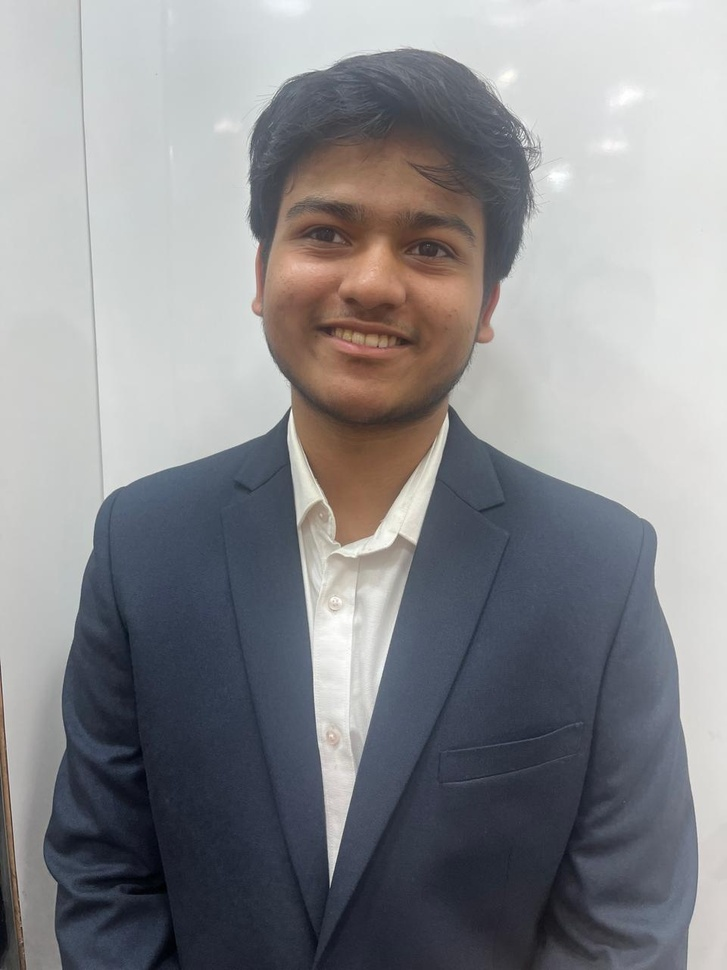
#> input picture t-photos/Arham.jpg, 727 x 970 px, shrunk from 960 x 1280 before the run, given in place of the camera
$ python lab-calibration.py
#> lines starting #> are read from the running program, lines starting #| are printed output that depends on the picture
#> further down, frame is the input picture: shape (970, 727, 3); mean B, G, R 141.2, 137.6, 137.3
import cv2
import numpy as np

BRIGHTNESS = 0
CONTRAST = 3.0
GAMMA = 0.7

ADJUST = True

def adjust_frame_with_clahe(frame):
    adjusted = cv2.convertScaleAbs(frame, alpha=CONTRAST, beta=BRIGHTNESS)

    inv_gamma = 1.0 / GAMMA
    table = np.array([(i / 255.0) ** inv_gamma * 255 for i in np.arange(256)]).astype("uint8")
    adjusted = cv2.LUT(adjusted, table)
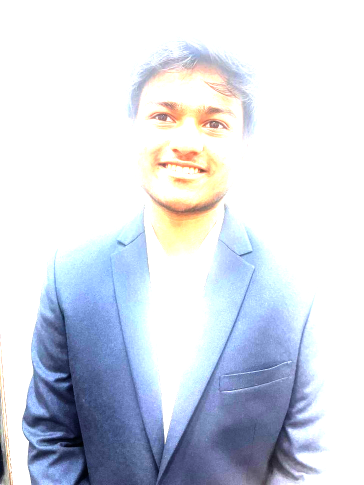
#> adjusted: shape (970, 727, 3) (shown at 1/2 size); mean B, G, R 230.4, 219.5, 213.3

    lab = cv2.cvtColor(adjusted, cv2.COLOR_BGR2LAB)
#> lab: shape (970, 727, 3); mean of channels 0, 1, 2 221.6, 128.9, 121.6
    l, a, b = cv2.split(lab)
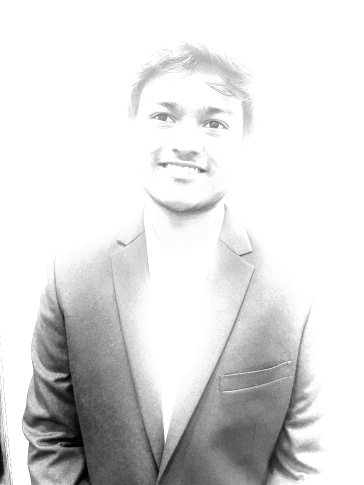
#> l: shape (970, 727) (shown at 1/2 size); min 0, max 255, mean 221.6
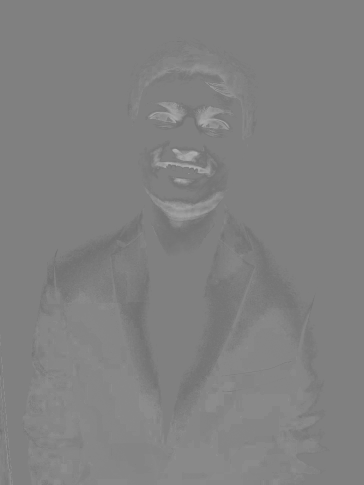
#> a: shape (970, 727) (shown at 1/2 size); min 108, max 186, mean 128.9
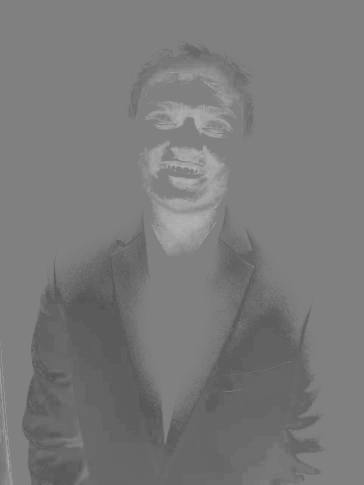
#> b: shape (970, 727) (shown at 1/2 size); min 79, max 183, mean 121.6

    clahe = cv2.createCLAHE(clipLimit=2.0, tileGridSize=(8, 8))
    l_clahe = clahe.apply(l)
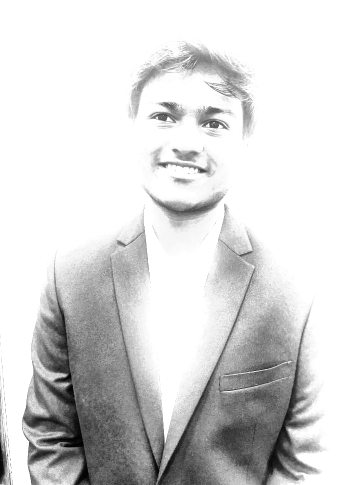
#> l_clahe: shape (970, 727) (shown at 1/2 size); min 1, max 255, mean 216.9

    lab_clahe = cv2.merge((l_clahe, a, b))
#> lab_clahe: shape (970, 727, 3); mean of channels 0, 1, 2 216.9, 128.9, 121.6
    final_bgr = cv2.cvtColor(lab_clahe, cv2.COLOR_LAB2BGR)
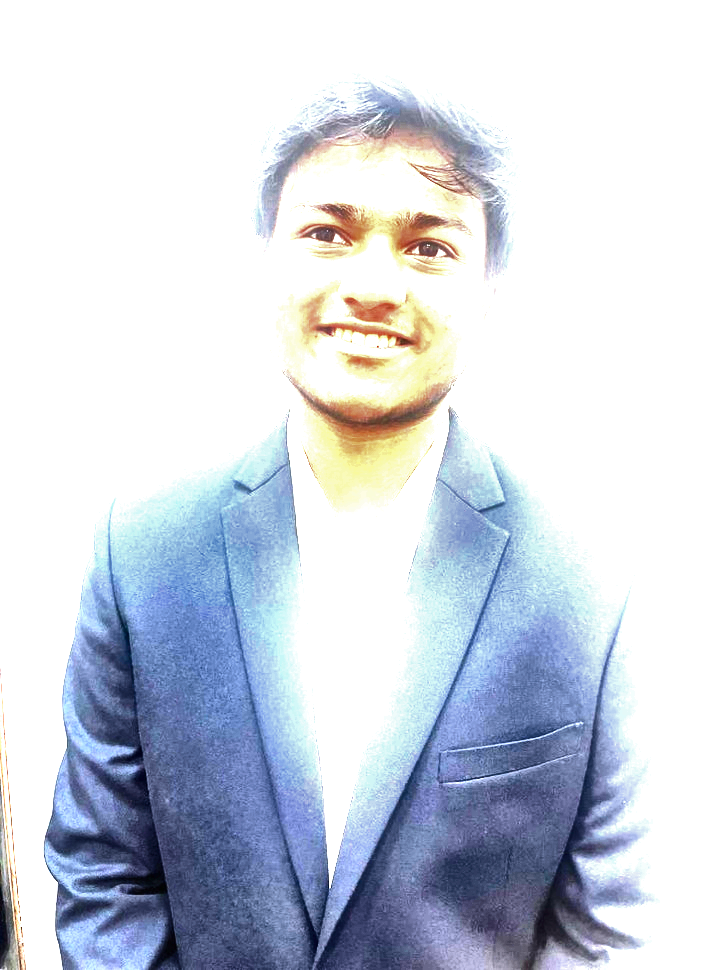
#> final_bgr: shape (970, 727, 3); mean B, G, R 225.2, 214.6, 208.3

    return final_bgr

cv2.namedWindow("Mask")
cv2.namedWindow("Controls")

cv2.createTrackbar("L Lower", "Controls", 0, 255, lambda x: None)
cv2.createTrackbar("A Lower", "Controls", 0, 255, lambda x: None)
cv2.createTrackbar("B Lower", "Controls", 0, 255, lambda x: None)
cv2.createTrackbar("L Upper", "Controls", 255, 255, lambda x: None)
cv2.createTrackbar("A Upper", "Controls", 255, 255, lambda x: None)
cv2.createTrackbar("B Upper", "Controls", 255, 255, lambda x: None)

cap = cv2.VideoCapture(1)

while True:
    ret, frame = cap.read()
    if not ret:
        break

    if ADJUST:
        adjusted_frame = adjust_frame_with_clahe(frame)
    else:
        adjusted_frame = frame

    lab_frame = cv2.cvtColor(adjusted_frame, cv2.COLOR_BGR2LAB)
#> lab_frame: shape (970, 727, 3); mean of channels 0, 1, 2 216.9, 128.9, 121.6

    l_lower = cv2.getTrackbarPos("L Lower", "Controls")
    a_lower = cv2.getTrackbarPos("A Lower", "Controls")
    b_lower = cv2.getTrackbarPos("B Lower", "Controls")
    l_upper = cv2.getTrackbarPos("L Upper", "Controls")
    a_upper = cv2.getTrackbarPos("A Upper", "Controls")
    b_upper = cv2.getTrackbarPos("B Upper", "Controls")

    lower_bound = np.array([l_lower, a_lower, b_lower], dtype=np.uint8)
    upper_bound = np.array([l_upper, a_upper, b_upper], dtype=np.uint8)

    mask = cv2.inRange(lab_frame, lower_bound, upper_bound)
#> mask: shape (970, 727); every value is 255
    result = cv2.bitwise_and(adjusted_frame, adjusted_frame, mask=mask)

    cv2.imshow("Mask", result)
    cv2.imshow("Original", adjusted_frame)

    if cv2.waitKey(1) & 0xFF == 27:
#> (key Esc is pressed here)
        break

cap.release()
cv2.destroyAllWindows()

$ run again, on t-photos/Atharv.JPG
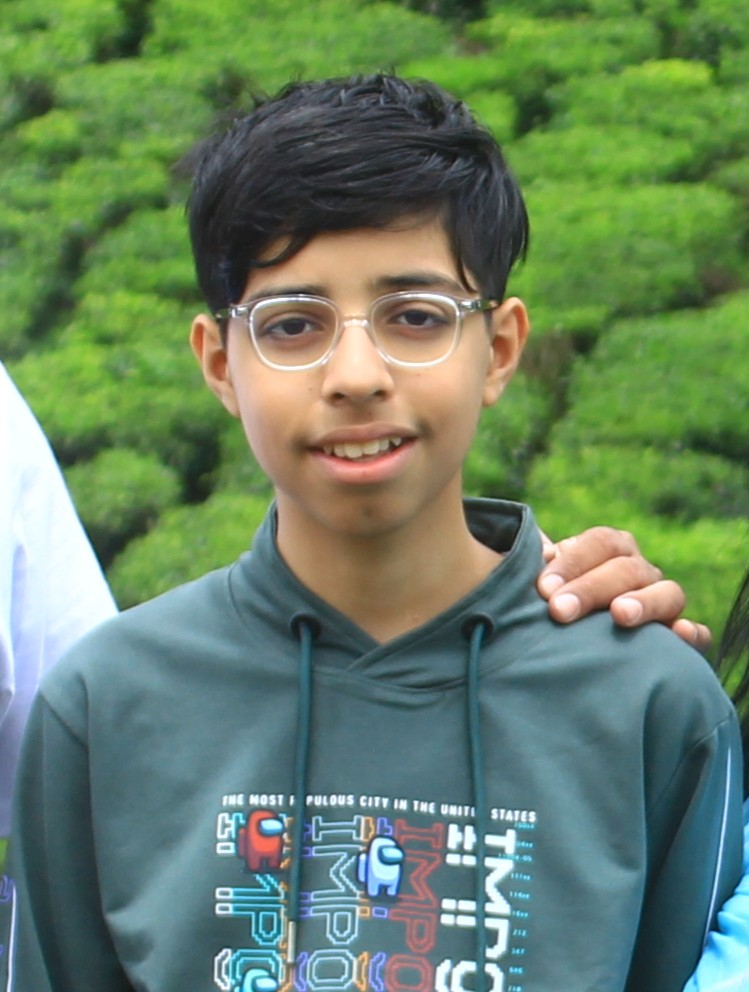
#> input picture t-photos/Atharv.JPG, 749 x 992 px, given in place of the camera
#> frame is the input picture: shape (992, 749, 3); mean B, G, R 100.1, 129.9, 104.4
#> lab: shape (992, 749, 3); mean of channels 0, 1, 2 235.5, 117, 142.5
#> in adjust_frame_with_clahe, `l_clahe = clahe.apply(l)`:
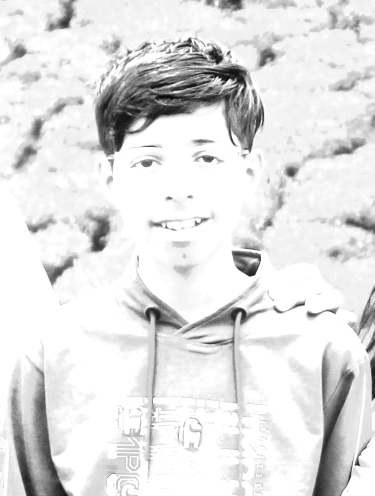
#> l_clahe: shape (992, 749) (shown at 1/2 size); min 9, max 255, mean 225.8
#> lab_clahe: shape (992, 749, 3); mean of channels 0, 1, 2 225.8, 117, 142.5
#> in adjust_frame_with_clahe, `final_bgr = cv2.cvtColor(lab_clahe, cv2.COLOR_LAB2BGR)`:
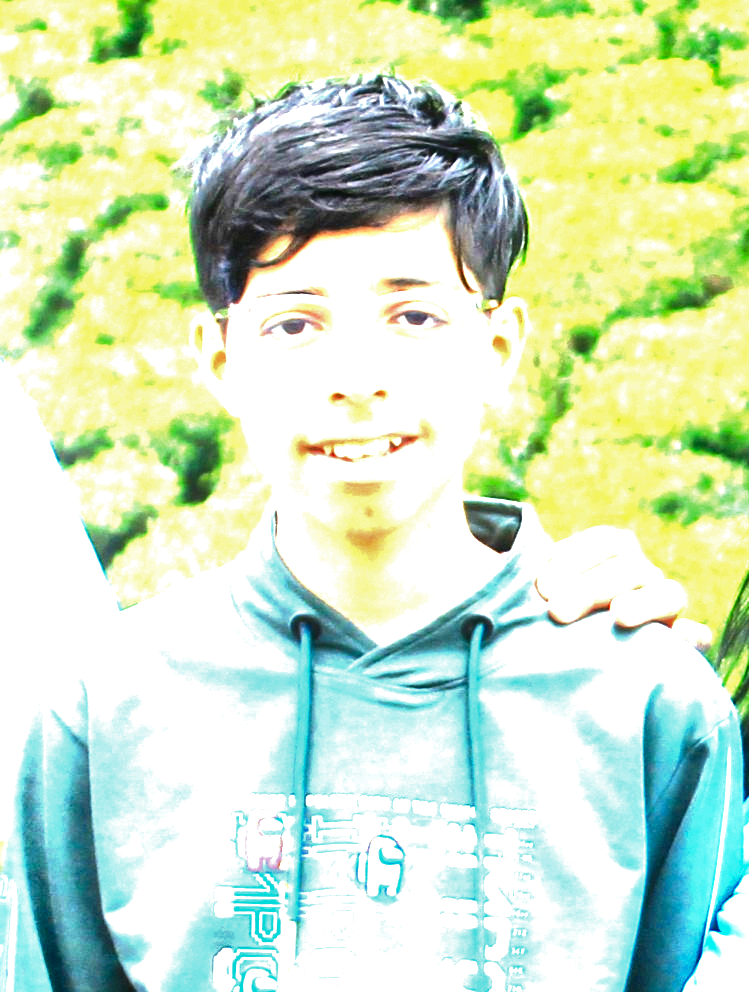
#> final_bgr: shape (992, 749, 3); mean B, G, R 194.1, 228.7, 207.6
#> lab_frame: shape (992, 749, 3); mean of channels 0, 1, 2 225.9, 117, 142.5
#> mask: shape (992, 749); every value is 255

$ run again, on t-photos/TeamPhoto.jpg
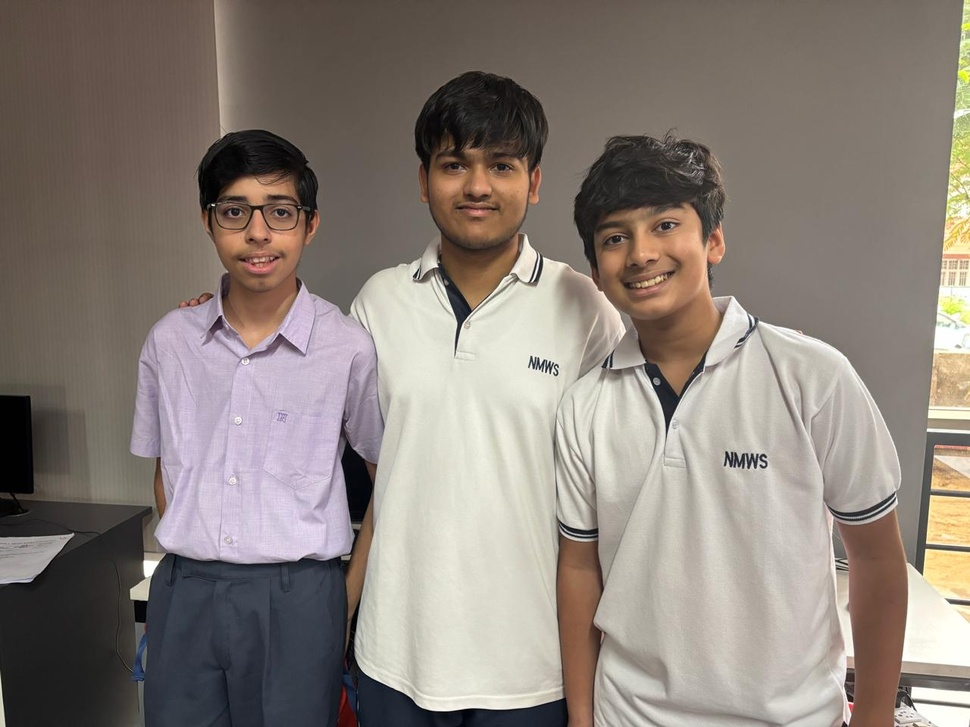
#> input picture t-photos/TeamPhoto.jpg, 970 x 727 px, shrunk from 1280 x 960 before the run, given in place of the camera
#> frame is the input picture: shape (727, 970, 3); mean B, G, R 121.5, 129, 138.6
#> lab: shape (727, 970, 3); mean of channels 0, 1, 2 229.1, 128.6, 131
#> in adjust_frame_with_clahe, `l, a, b = cv2.split(lab)`:
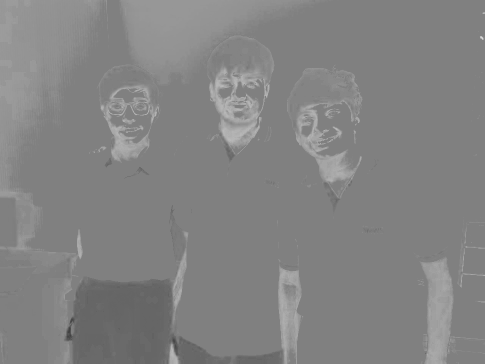
#> b: shape (727, 970) (shown at 1/2 size); min 56, max 219, mean 131
#> lab_clahe: shape (727, 970, 3); mean of channels 0, 1, 2 227.9, 128.6, 131
#> in adjust_frame_with_clahe, `final_bgr = cv2.cvtColor(lab_clahe, cv2.COLOR_LAB2BGR)`:
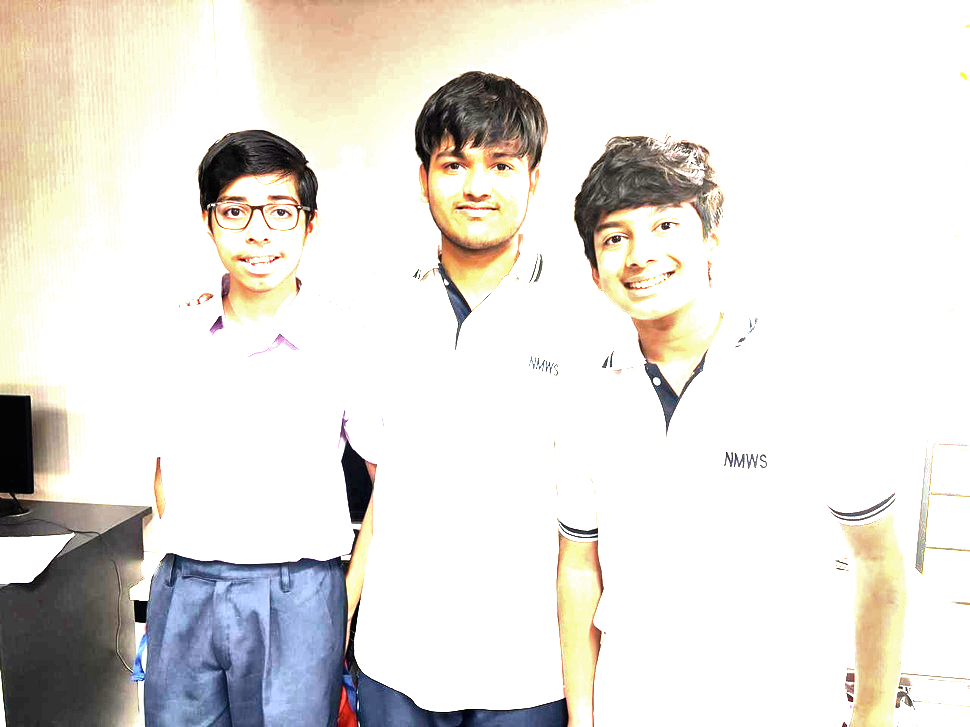
#> final_bgr: shape (727, 970, 3); mean B, G, R 220.8, 226, 229
#> lab_frame: shape (727, 970, 3); mean of channels 0, 1, 2 227.9, 128.6, 131
#> mask: shape (727, 970); every value is 255
